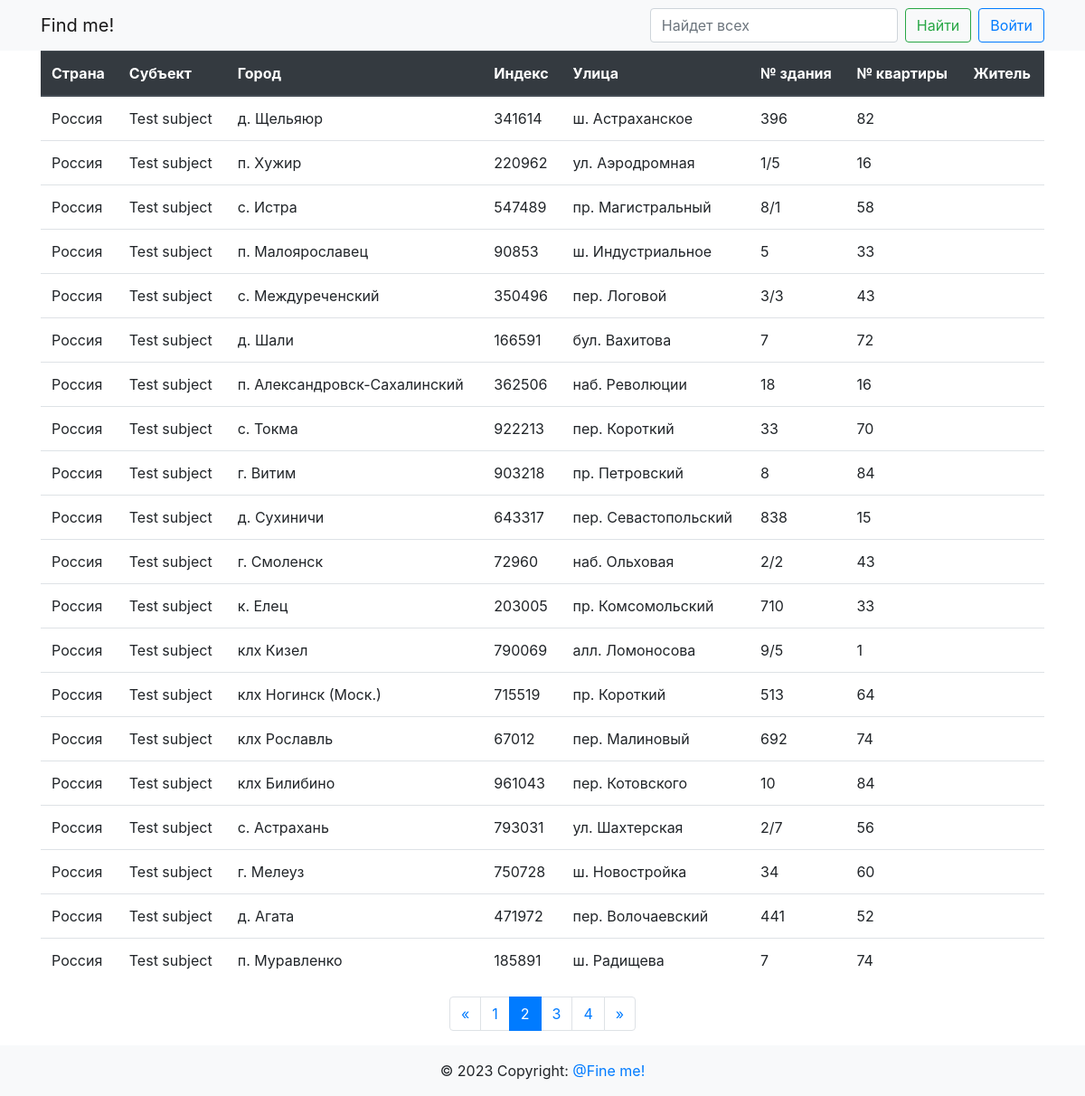
Screenshot of /?page=2 with the database file from the repository.
### app/main/models.py (models this page shows)
class Adress(db.Model):
    id = db.Column(db.Integer, primary_key=True)
    country = db.Column(db.String(64), nullable=False)
    subject = db.Column(db.String(64), nullable=False)
    city = db.Column(db.String(64), nullable=False)
    index = db.Column(db.Integer, nullable=False)
    street = db.Column(db.String(64), nullable=False)
    number_building = db.Column(db.Integer, nullable=False)
    number_flat = db.Column(db.Integer, nullable=False)
    residents = db.relationship(
        "Resident",
        secondary=adressobject_resident,
        backref=db.backref("addresses", lazy="dynamic"),
    )

### app/main/routes.py (the view)
@bp.route("/")
def index():
    page = request.args.get("page", 1, type=int)
    per_page = 20
    q = request.args.get("search", "")
    data = (
        Adress.query.join(Resident, Resident.id == Adress.id)
        .filter(
            or_(
                Adress.country.like(f"%{q}%"),
                Adress.subject.like(f"%{q}%"),
                Adress.city.like(f"%{q}%"),
                Adress.index.like(f"%{q}%"),
                Adress.street.like(f"%{q}%"),
                Adress.number_building.like(f"%{q}%"),
                Adress.number_flat.like(f"%{q}%"),
                Resident.second_name.like(f"%{q}%"),
                Resident.first_name.like(f"%{q}%"),
                Resident.middle_name.like(f"%{q}%"),
            )
        )
        .paginate(page=page, per_page=per_page, error_out=False)
    )
    pages = data.iter_pages(
        left_edge=2, left_current=2, right_current=5, right_edge=2
    )
    return render_template(
        "main/index.html", title="index", data=data, pages=pages
    )

### app/templates/main/index.html (shortened to what this page needs)
{% extends 'base.html' %}
{% block content %}
    <div class="container">
        <table class="table">
            <thead class="thead-dark">
                <tr>
                    <th scope="col">Страна</th>
                    <th scope="col">Субъект</th>
                    <th scope="col">Город</th>
                    <th scope="col">Индекс</th>
                    <th scope="col">Улица</th>
                    <th scope="col">№ здания</th>
                    <th scope="col">№ квартиры</th>
                    <th scope="col">Житель</th>
                </tr>
            </thead>
            <tbody>
                {% for obj in data %}
                    <tr>
                        <td>{{ obj.country }}</td>
                        <td>{{ obj.subject }}</td>
                        <td>{{ obj.city }}</td>
                        <td>{{ obj.index }}</td>
                        <td>{{ obj.street }}</td>
                        <td>{{ obj.number_building }}</td>
                        <td>{{ obj.number_flat }}</td>
                        <td>
                        </td>
                    </tr>
                {% endfor %}
            </tbody>
        </table>
    </div>
    {% if data.pages > 1 %}
        <nav>
            <ul class="pagination justify-content-center">
                {% if data.has_prev %}
                    <li class="page-item">
                        <a href="{{ url_for('main.index', page=data.prev_num) }}"
                           class="page-link">&laquo;</a>
                    </li>
                {% else %}
                    <li class="page-item disabled">
                        <span class="page-link">&laquo;</span>
                    </li>
                {% endif %}
                {% for num in pages %}
                    {% if num %}
                        {% if data.page == num %}
                            <li class="page-item active" aria-current="page">
                                <span class="page-link">{{ num }} <span class="sr-only">(current)</span></span>
                            </li>
                        {% else %}
                            <li class="page-item">
                                <a href="{{ url_for('main.index', page=num) }}" class="page-link">{{ num }}</a>
                            </li>
                        {% endif %}
                    {% elif num is none %}
                        <li class="page-item disabled">
                            <span class="page-link dots">...</span>
                        </li>
                    {% endif %}
                {% endfor %}
                {% if data.has_next %}
                    <li class="page-item">
                        <a href="{{ url_for('main.index', page=data.next_num) }}"
                           class="page-link">&raquo;</a>
                    </li>
                {% else %}
                    <li class="page-item disabled">
                        <span class="page-link">&raquo;</span>
                    </li>
                {% endif %}
            </ul>
        </nav>
    {% endif %}
{% endblock %}

### rows the page displays
Adress: country "Россия", subject "Test subject", city "д. Щельяюр", index "341614", street "ш. Астраханское", number_building "396", number_flat "82"
Adress: country "Россия", subject "Test subject", city "п. Хужир", index "220962", street "ул. Аэродромная", number_building "1/5", number_flat "16"
Adress: country "Россия", subject "Test subject", city "с. Истра", index "547489", street "пр. Магистральный", number_building "8/1", number_flat "58"
Adress: country "Россия", subject "Test subject", city "п. Малоярославец", index "90853", street "ш. Индустриальное", number_building "5", number_flat "33"
Adress: country "Россия", subject "Test subject", city "с. Междуреченский", index "350496", street "пер. Логовой", number_building "3/3", number_flat "43"
Adress: country "Россия", subject "Test subject", city "д. Шали", index "166591", street "бул. Вахитова", number_building "7", number_flat "72"
Adress: country "Россия", subject "Test subject", city "п. Александровск-Сахалинский", index "362506", street "наб. Революции", number_building "18", number_flat "16"
Adress: country "Россия", subject "Test subject", city "с. Токма", index "922213", street "пер. Короткий", number_building "33", number_flat "70"
Adress: country "Россия", subject "Test subject", city "г. Витим", index "903218", street "пр. Петровский", number_building "8", number_flat "84"
Adress: country "Россия", subject "Test subject", city "д. Сухиничи", index "643317", street "пер. Севастопольский", number_building "838", number_flat "15"
Adress: country "Россия", subject "Test subject", city "г. Смоленск", index "72960", street "наб. Ольховая", number_building "2/2", number_flat "43"
Adress: country "Россия", subject "Test subject", city "к. Елец", index "203005", street "пр. Комсомольский", number_building "710", number_flat "33"
Adress: country "Россия", subject "Test subject", city "клх Кизел", index "790069", street "алл. Ломоносова", number_building "9/5", number_flat "1"
Adress: country "Россия", subject "Test subject", city "клх Ногинск (Моск.)", index "715519", street "пр. Короткий", number_building "513", number_flat "64"
Adress: country "Россия", subject "Test subject", city "клх Рославль", index "67012", street "пер. Малиновый", number_building "692", number_flat "74"
Adress: country "Россия", subject "Test subject", city "клх Билибино", index "961043", street "пер. Котовского", number_building "10", number_flat "84"
Adress: country "Россия", subject "Test subject", city "с. Астрахань", index "793031", street "ул. Шахтерская", number_building "2/7", number_flat "56"
Adress: country "Россия", subject "Test subject", city "г. Мелеуз", index "750728", street "ш. Новостройка", number_building "34", number_flat "60"
Adress: country "Россия", subject "Test subject", city "д. Агата", index "471972", street "пер. Волочаевский", number_building "441", number_flat "52"
Adress: country "Россия", subject "Test subject", city "п. Муравленко", index "185891", street "ш. Радищева", number_building "7", number_flat "74"

### other values shown
{{ num }} "1" "3" "4"
{{ num }} "2"
